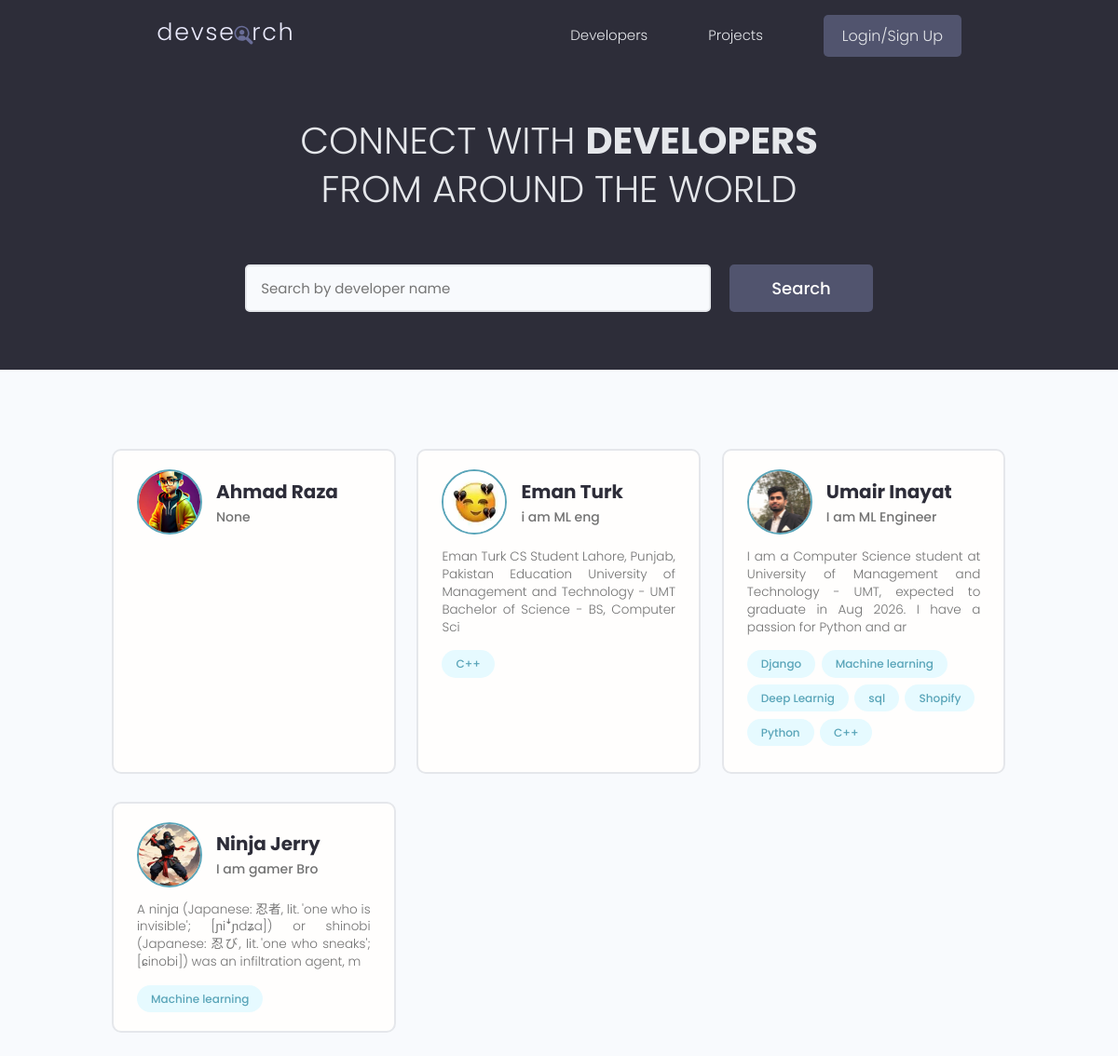
The page / on the database its author committed.
### users/models.py (models this page shows, shortened)
class Profile(models.Model):
    user = models.OneToOneField(User, on_delete=models.CASCADE, null=True,blank= True )
    name = models.CharField(max_length=200, null=True)
    email = models.EmailField(max_length=500, null=True)
    username = models.CharField(max_length=200, null=True)
    location= models.CharField(max_length=200, null=True)
    short_intro = models.CharField(max_length=200, null=True, blank= True )
    profile_image = models.ImageField( null=True, blank= True , upload_to='profiles' , default="profiles/pro.png")
    social_github = models.CharField(max_length=200, null=True, blank= True )
    social_twitter = models.CharField(max_length=200, null=True, blank= True )
    social_linkedin = models.CharField(max_length=200, null=True, blank= True )
    social_stackoverflow = models.CharField(max_length=200, null=True, blank= True )
    description = models.TextField(blank=True)
    bio = models.TextField(max_length=500,blank=True, null=True),
    social_website = models.CharField(max_length=200, null=True, blank= True )
    id = models.UUIDField(default=uuid.uuid4, unique=True,
                        primary_key=True, editable=False)

class Skill(models.Model):
    owner = models.ForeignKey(Profile, on_delete=models.CASCADE, null=True, blank= True)
    name = models.CharField(max_length=200)
    description = models.TextField(null=True, blank= True)
    created = models.DateTimeField(auto_now_add= True)
    id = models.UUIDField(default=uuid.uuid4, unique= True, primary_key= True, editable=False)
    def __str__(self):
        return self.name

### users/views.py (the view)
# urls.py: path('', views.profiles, name='profiles'),
def profiles(request):
    profiles, search_query = searchProfiles(request)
    custom_range, profiles = paginateProfiles(request, profiles, 6)
    context = {'profiles': profiles, 'search_query': search_query,
                'custom_range': custom_range}
    return render(request, 'users/profiles.html', context)

### users/utils.py (called while the page is built)
def paginateProfiles(request, profiles, results):
    page = request.GET.get('page')
    paginator = Paginator(profiles, results)
    try:
        profiles = paginator.page(page)
    except PageNotAnInteger:
        page = 1
        profiles = paginator.page(page)
    except EmptyPage:
        page = paginator.num_pages
        profiles = paginator.page(page)
    leftIndex = (int(page) - 4)
    if leftIndex < 1:
        leftIndex = 1
    rightIndex = (int(page) + 5)
    if rightIndex > paginator.num_pages:
        rightIndex = paginator.num_pages + 1
    custom_range = range(leftIndex, rightIndex)
    return custom_range, profiles

def searchProfiles(request):
    search_query = ''
    if request.GET.get('search_query'):
        search_query = request.GET.get('search_query')
    skills = Skill.objects.filter(name__icontains=search_query)
    profiles = Profile.objects.distinct().filter(
        Q(name__icontains=search_query) |
        Q(short_intro__icontains=search_query) |
        Q(skill__in=skills)
    )
    return profiles, search_query

### users/templates/users/profiles.html (shortened to what this page needs)
{% extends 'main.html' %}
{% block content %}
<main class="home">
    <section class="hero-section text-center">
        <div class="container container--narrow">
            <div class="hero-section__box">
                <h2>CONNECT WITH <span>DEVELOPERS</span></h2>
                <h2>FROM AROUND THE WORLD</h2>
            </div>
            <div class="hero-section__search">
                <form id="searchForm" class="form" action="{% url 'profiles' %}" method="get">
                    <div class="form__field">
                        <input class="input input--text" id="formInput#search" type="text" name="search_query"
                            value="{{search_query}}" placeholder="Search by developer name" />
                    </div>
                    <input class="btn btn--sub btn--lg" type="submit" value="Search" />
                </form>
            </div>
        </div>
    </section>
    <section class="devlist">
        <div class="container">
            <div class="grid grid--three">
                {% for profile in profiles  %}
                <div class="column card">
                    <div class="dev">
                        <a href= '{% url "user-profile" profile.id %} ' class="card__body">
                            <div class="dev__profile">
                                <img
                                    class="avatar avatar--md"
                                    src="{{ profile.profile_image.url }}"
                                    alt="image"
                                />
                                <div class="dev__meta">
                                    <h3> {{profile.name}} </h3>
                                    <h5> {{profile.short_intro}} </h5>
                                </div>
                            </div>
                            <p class="dev__info"> {{profile.description |  slice:"150" }} </p>
                            <div class="dev__skills">
                                {% for skill in profile.skill_set.all %}
                                <span class="tag tag--pill tag--main">
                                    <small>{{skill}}</small>
                                </span>
                                {% endfor %}
                            </div>
                        </a>
                    </div>
                </div>
                {% endfor %}
            </div>
        </div>
    </section>
</main>
{% endblock content %}

### static/styles/app.css (style rules this page uses)
:root { --color-sub: #2d2d39; }
.btn--sub { background-color: var(--color-sub-light); }
.card { border: 2px solid var(--color-light); }
img { width: 100%; }
.hero-section { height: 40vh; display: flex; align-items: center; background-color: var(--color-sub); }
.hero-section__box { margin-bottom: 4rem; }
.hero-section__box > h2, .hero-section__box > h2 > span { font-size: 4rem; color: var(--color-light); line-height: 1.3; text-transform: uppercase; }
.hero-section__box > h2 { font-weight: 300; }
.hero-section__box > h2 > span { font-weight: 700; }
.hero-section__search > .form { display: flex; align-items: center; justify-content: center; gap: 2rem; }
.hero-section__search > .form input.input--text { width: 50rem; }
.devlist { margin-top: 8rem; }
.devlist .grid { align-items: stretch; }
.devlist .dev .dev__profile { display: flex; align-items: center; gap: 1.5rem; }
.devlist .dev .dev__meta h3 { color: var(--color-sub); font-size: 2rem; font-weight: 700; }
.devlist .dev .dev__meta h5 { color: var(--color-text); font-size: 1.4rem; font-weight: 500; }
.devlist .dev .dev__info { margin: 1.5rem 0; font-size: 1.35rem; line-height: 1.4; text-align: justify; }

### static/uikit/styles/modules/_variables.css (style rules this page uses)
:root { --color-main: #5aa5b9; --color-main-light: #e6faff; --color-sub: #3f4156; --color-sub-light: #51546e; --color-sub-lighter: #ededfd; --color-text: #737373; --color-gray: #8b8b8b; --color-light: #e5e7eb; --color-light-gray: #767676; --color-bg: #f8fafd; --color-white: #fffefd; --color-white-light: #f3f3f3; --color-success: #359e64; --color-success-bg: #def8e8; --color-error: #fc4b0b; --color-error-bg: #fff2ee; --font-base: 'Poppins', arial, helvetica, 'Segoe UI', roboto, ubuntu, sans-serif; --font-monospace: 'Fira Code', 'Courier New', courier, monospace; --font-regular: 300; --font-medium: 500; --font-bold: 700; --generic-shadow: 1px 1px 5px #00000010; --generic-transition: all 0.3s ease-in-out; }

### static/uikit/styles/modules/_base.css (style rules this page uses)
* { margin: 0; padding: 0; box-sizing: border-box; text-rendering: optimizeLegibility; color: inherit; font-size: inherit; }
html { font-size: 50%; }
@media only screen and (min-width: 480px) { html { font-size: 56.25%; } }
@media only screen and (min-width: 1200px) { html { font-size: 62.5%; } }
body { line-height: 1.6; font-weight: 400; font-size: 1.5rem; color: var(--color-text); background-color: var(--color-bg); min-height: 100vh; }

### static/uikit/styles/modules/_typography.css (style rules this page uses)
* { font-family: var(--font-base); }
h2 { font-size: 3.6rem; font-weight: var(--font-bold); }
h3 { font-size: 3.2rem; font-weight: var(--font-medium); }
h5 { font-size: 2.4rem; font-weight: var(--font-medium); }
h5, h6 { font-weight: var(--font-regular); }
p, span, strong { font-size: 1.6rem; color: var(--color-text); font-weight: var(--font-regular); }
a { padding-bottom: 2px; text-decoration: none; display: inline-block; color: var(--color-main); font-weight: var(--font-medium); }

### static/uikit/styles/modules/_utilities.css (style rules this page uses)
.container { width: 92%; max-width: 165rem; margin: 0 auto; box-sizing: border-box; }
.container--narrow { width: 92%; max-width: 120rem; }
@media screen and (min-width: 1000px) { .container { width: 90%; } }
@media screen and (min-width: 1000px) { .container--narrow { width: 85%; } }
@media screen and (min-width: 1200px) { .container { width: 80%; } }
@media screen and (min-width: 1200px) { .container--narrow { width: 72%; } }
.text-center { text-align: center; }

### static/uikit/styles/modules/_avatar.css (style rules this page uses)
.avatar { border-radius: 50%; border: 2px solid var(--color-main); object-fit: cover; }
.avatar--md { height: 7rem; width: 7rem; }

### static/uikit/styles/modules/_button.css (style rules this page uses)
.btn { display: inline-block; position: relative; cursor: pointer; background-color: var(--color-light); font-weight: var(--font-medium); color: var(--color-sub); text-decoration: none; padding: 1rem 2rem; border-radius: 0.5rem; border: none; width: -webkit-fit-content; width: -moz-fit-content; width: fit-content; height: -webkit-fit-content; height: -moz-fit-content; height: fit-content; font-size: 1.6rem; outline-width: 0; outline-color: transparent; -webkit-backface-visibility: hidden; backface-visibility: hidden; transition: all 0.3s ease-in-out; }
.btn--sub { background-color: var(--color-sub); color: var(--color-white); }
.btn--lg { font-size: 1.8rem; padding: 1.2rem 4.5rem; }

### static/uikit/styles/modules/_card.css (style rules this page uses)
.card { border-radius: 1rem; background-color: var(--color-white); border: 1.5px solid var(--color-light); width: auto; height: auto; margin-top: 0.5rem; margin-bottom: 0.5rem; overflow: hidden; }
.card__body, .card__header { padding: 2rem 2.5rem; }

### rows shown on the page
Profile: profile_image (picture), name "Ahmad Raza", short_intro "None"
Profile: profile_image (picture), name "Eman Turk", short_intro "i am ML eng", description "Eman Turk CS Student Lahore, Punjab, Pakistan Education University of Management and Technology - UMT Bachelor of Science - BS, Computer Sci"
Skill: name "C++"
Profile: profile_image (picture), name "Umair Inayat", short_intro "I am ML Engineer", description "I am a Computer Science student at University of Management and Technology - UMT, expected to graduate in Aug 2026. I have a passion for Python and ar"
Skill: name "Django"
Skill: name "Machine learning"
Skill: name "Deep Learnig"
Skill: name "sql"
Skill: name "Shopify"
Skill: name "Python"
Skill: name "C++"
Profile: profile_image (picture), name "Ninja Jerry", short_intro "I am gamer Bro", description "A ninja (Japanese: 忍者, lit. 'one who is invisible'; [ɲiꜜɲdʑa]) or shinobi (Japanese: 忍び, lit. 'one who sneaks'; [ɕinobi]) was an infiltration agent, m"
Skill: name "Machine learning"
